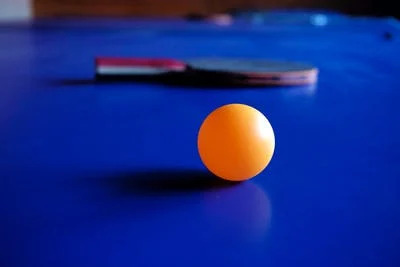
#> input picture CONTOUR_DETECTION/pexels.png, 400 x 267 px
$ jupyter execute --allow-errors Contour_detection.ipynb
#> lines starting #> are read from the running program, lines starting #| are printed output that depends on the picture; after the words box and inside, x2 and y2 are one past the last pixel; in counts of white or black regions, pixels touching at a corner belong together
[cell 1]
import cv2
import numpy as np

def sort_contours(contours, method="area"):
  """
  Sorts contours according to their area.

  Args:
    contours: A list of contours.
    method: The method to use for sorting. Can be "area" or "length".

  Returns:
    A list of sorted contours.
  """

  if method == "area":
    return sorted(contours, key=cv2.contourArea, reverse=True)
  elif method == "length":
    return sorted(contours, key=cv2.arcLength, reverse=True)
  else:
    raise ValueError("Invalid method: {}".format(method))

def main():
  # Load the image
  image = cv2.imread("pexels.png")
#> image is the input picture: shape (267, 400, 3); mean B, G, R 135.6, 41.6, 21.8

  # Convert the image to grayscale
  gray = cv2.cvtColor(image, cv2.COLOR_BGR2GRAY)
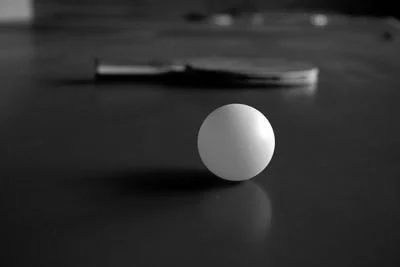
#> gray: shape (267, 400); min 0, max 255, mean 46.4

  # Apply Otsu's thresholding
  thresh = cv2.threshold(gray, 0, 255, cv2.THRESH_BINARY_INV | cv2.THRESH_OTSU)[1]
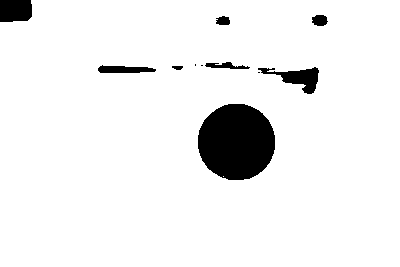
#> thresh: shape (267, 400); 93.6% white; 11 black regions (3 under 20 px)

  # Find contours in the thresholded image
  contours, hierarchy = cv2.findContours(thresh, cv2.RETR_TREE, cv2.CHAIN_APPROX_SIMPLE)
#> contours = 12 contours, 4 with area under 20; largest, box (x1, y1, x2, y2) and area: (0, 0, 400, 267) 105466, (197, 103, 276, 181) 4770, (257, 66, 320, 95) 773, (97, 64, 157, 74) 402, (204, 61, 251, 70) 222, (311, 14, 329, 27) 162, (215, 15, 231, 26) 122, (171, 65, 184, 71) 47

  # Sort the contours
  contours = sort_contours(contours)

  # Draw the largest contour on the original image
  largest_contour = contours[0]
#> largest_contour = contour of 11 points, box (x1, y1, x2, y2) (0, 0, 400, 267), area 105466
  cv2.drawContours(image, [largest_contour], 0, (0, 255, 0), 2)
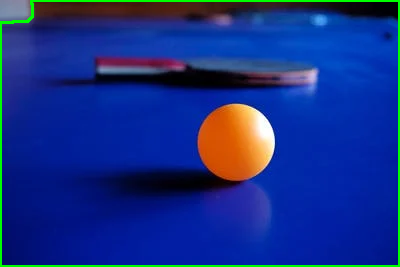
#> image: shape (267, 400, 3); 2.53% of pixels changed, all inside (x1, y1, x2, y2) = (0, 0, 400, 267)

  # Display the image
  cv2.imshow("Image", image)
  cv2.waitKey(0)

if __name__ == "__main__":
  main()

[cell 2]
import os
import cv2
import numpy as np
import matplotlib.pyplot as plt

img = cv2.imread("Image/contour.png")
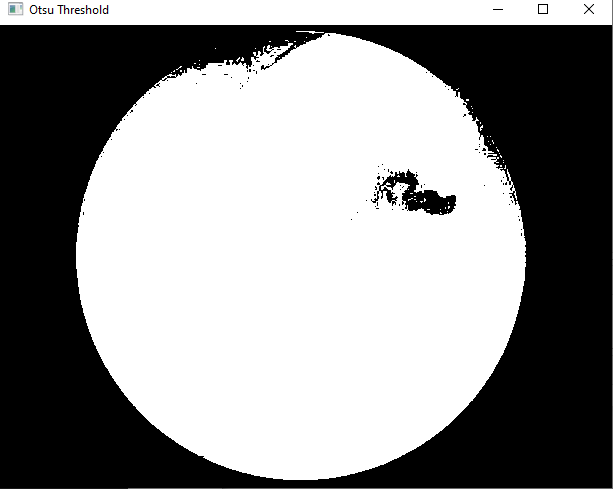
#> input picture CONTOUR_DETECTION/Image/contour.PNG, 613 x 489 px, found by its file name
#> img is the input picture: shape (489, 613, 3); mean B, G, R 144, 144, 144

img = cv2.imread("Image/contour.png")
img  = cv2.cvtColor(img,cv2.COLOR_BGR2RGB)
backup= img.copy()
for i in range(len(img[:,0,0])):
    for j in range(len(img[0,:,0])):
        R =int(img[i,j,0])
        G =int(img[i,j,1])
        B =int(img[i,j,2])

        sum_col = R+G+B

        if (sum_col >180) & (R>200) & (G>200) & (B>200):
            img[i,j,0] = img[i-1,j-1,0]
            img[i,j,1] = img[i-1,j-1,1]
            img[i,j,2] = img[i-1,j-1,2]
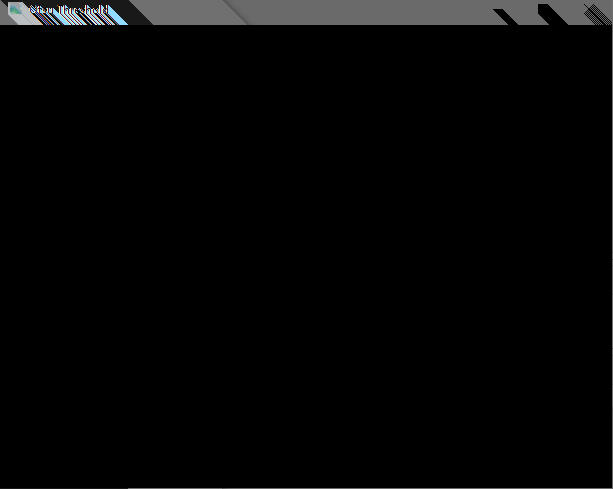
#> img: shape (489, 613, 3); mean R, G, B 5.4, 5.5, 5.6

plt.figure(figsize=(10,5))
plt.subplot(1, 2, 1), plt.imshow(img)
plt.subplot(1, 2, 2), plt.imshow(backup)
plt.show()
